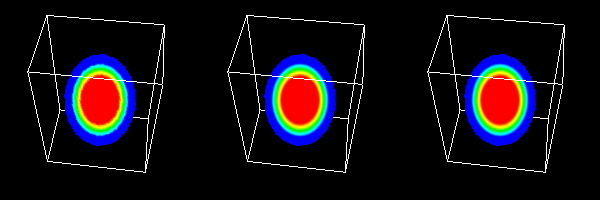

Here is the Python script that generated this plot:
#!/usr/bin/env python

# Demonstrate vtkCookieCutter with point and cell data processing by
# cutting a volume plane with a cylinder-derived trim loop, showing
# three renderers for cell data, mesh-edge interpolation, and loop-edge
# interpolation of point data.

# Factory overrides
import vtkmodules.vtkInteractionStyle  # noqa: F401
import vtkmodules.vtkRenderingFreeType  # noqa: F401
import vtkmodules.vtkRenderingOpenGL2  # noqa: F401

from vtkmodules.vtkCommonDataModel import vtkCylinder, vtkPlane
from vtkmodules.vtkFiltersCore import (
    vtkFlyingEdgesPlaneCutter,
    vtkPointDataToCellData,
    vtkPolyDataPlaneClipper,
)
from vtkmodules.vtkFiltersGeneral import vtkSampleImplicitFunctionFilter
from vtkmodules.vtkFiltersModeling import (
    vtkContourLoopExtraction,
    vtkCookieCutter,
    vtkOutlineFilter,
)
from vtkmodules.vtkFiltersSources import vtkCylinderSource
from vtkmodules.vtkImagingHybrid import vtkSampleFunction
from vtkmodules.vtkRenderingCore import (
    vtkActor,
    vtkPolyDataMapper,
    vtkRenderWindow,
    vtkRenderWindowInteractor,
    vtkRenderer,
)

# Control parameters
resolution = 101
cylinder_resolution = 20
coloring = 1
normal = [0.1, 1, 0.8]

# Sample a cylinder implicit function across a volume
cylinder = vtkCylinder()
cylinder.SetCenter(0.0, 0.0, 0.0)
cylinder.SetRadius(0.25)
cylinder.SetAxis(0, 1, 0)

sample = vtkSampleFunction()
sample.SetImplicitFunction(cylinder)
sample.SetModelBounds(-0.75, 0.75, -1, 1, -0.5, 0.5)
sample.SetSampleDimensions(resolution, resolution, resolution)
sample.ComputeNormalsOff()
sample.SetOutputScalarTypeToFloat()
sample.Update()

# Cut plane
plane = vtkPlane()
plane.SetOrigin(0, 0, 0)
plane.SetNormal(normal)

# Flying edges plane cutter
cut = vtkFlyingEdgesPlaneCutter()
cut.SetInputConnection(sample.GetOutputPort())
cut.SetPlane(plane)
cut.ComputeNormalsOff()
cut.Update()

# Create cell data from point data
point_to_cell = vtkPointDataToCellData()
point_to_cell.SetInputConnection(cut.GetOutputPort())
point_to_cell.PassPointDataOn()
point_to_cell.Update()

# Cylinder shell for trim loop
shell = vtkCylinderSource()
shell.SetCenter(0, 0, 0)
shell.SetResolution(cylinder_resolution)
shell.SetHeight(5)
shell.CappingOff()
shell.Update()

# Clip shell with the plane to get trim loop
clipped_shell = vtkPolyDataPlaneClipper()
clipped_shell.SetInputConnection(shell.GetOutputPort())
clipped_shell.SetPlane(plane)
clipped_shell.ClippingLoopsOn()
clipped_shell.CappingOff()
clipped_shell.Update()

# Sample implicit function on clipping loops
sample_implicit = vtkSampleImplicitFunctionFilter()
sample_implicit.SetInputConnection(clipped_shell.GetOutputPort(1))
sample_implicit.SetImplicitFunction(plane)
sample_implicit.ComputeGradientsOff()
sample_implicit.SetScalarArrayName("scalars")
sample_implicit.Update()

# Build loops from clipping output
build_loops = vtkContourLoopExtraction()
build_loops.SetInputConnection(sample_implicit.GetOutputPort(0))
build_loops.Update()

# Cookie cutter 0: cell data
cookie_0 = vtkCookieCutter()
cookie_0.SetInputConnection(point_to_cell.GetOutputPort())
cookie_0.SetLoopsConnection(build_loops.GetOutputPort())
cookie_0.PassCellDataOn()
cookie_0.PassPointDataOff()
cookie_0.Update()

cookie_0_mapper = vtkPolyDataMapper()
cookie_0_mapper.SetInputConnection(cookie_0.GetOutputPort())
cookie_0_mapper.SetScalarRange(0, 0.1)

cookie_0_actor = vtkActor()
cookie_0_actor.SetMapper(cookie_0_mapper)

# Cookie cutter 1: point data with mesh edge interpolation
cookie_1 = vtkCookieCutter()
cookie_1.SetInputConnection(point_to_cell.GetOutputPort())
cookie_1.SetLoopsConnection(build_loops.GetOutputPort())
cookie_1.PassCellDataOff()
cookie_1.PassPointDataOn()
cookie_1.SetPointInterpolationToMeshEdges()
cookie_1.Update()

cookie_1_mapper = vtkPolyDataMapper()
cookie_1_mapper.SetInputConnection(cookie_1.GetOutputPort())
cookie_1_mapper.SetScalarRange(0, 0.1)
cookie_1_mapper.SetScalarModeToUsePointFieldData()
cookie_1_mapper.SelectColorArray("scalars")

cookie_1_actor = vtkActor()
cookie_1_actor.SetMapper(cookie_1_mapper)

# Cookie cutter 2: point data with loop edge interpolation
cookie_2 = vtkCookieCutter()
cookie_2.SetInputConnection(point_to_cell.GetOutputPort())
cookie_2.SetLoopsConnection(build_loops.GetOutputPort())
cookie_2.PassCellDataOff()
cookie_2.PassPointDataOn()
cookie_2.SetPointInterpolationToLoopEdges()
cookie_2.Update()

cookie_2_mapper = vtkPolyDataMapper()
cookie_2_mapper.SetInputConnection(cookie_2.GetOutputPort())
cookie_2_mapper.SetScalarRange(0, 0.1)
cookie_2_mapper.SetScalarModeToUsePointFieldData()
cookie_2_mapper.SelectColorArray("scalars")

cookie_2_actor = vtkActor()
cookie_2_actor.SetMapper(cookie_2_mapper)

# Outline around volume
outline = vtkOutlineFilter()
outline.SetInputConnection(sample.GetOutputPort())

outline_mapper = vtkPolyDataMapper()
outline_mapper.SetInputConnection(outline.GetOutputPort())

outline_actor = vtkActor()
outline_actor.SetMapper(outline_mapper)

# Three renderers sharing a camera
renderer_0 = vtkRenderer()
renderer_0.GetActiveCamera().SetPosition(normal)
renderer_0.SetViewport(0, 0, 0.333, 1.0)

renderer_1 = vtkRenderer()
renderer_1.SetActiveCamera(renderer_0.GetActiveCamera())
renderer_1.SetViewport(0.333, 0, 0.667, 1.0)

renderer_2 = vtkRenderer()
renderer_2.SetActiveCamera(renderer_0.GetActiveCamera())
renderer_2.SetViewport(0.667, 0, 1.0, 1.0)

renderer_0.AddActor(outline_actor)
renderer_0.AddActor(cookie_0_actor)

renderer_1.AddActor(outline_actor)
renderer_1.AddActor(cookie_1_actor)

renderer_2.AddActor(outline_actor)
renderer_2.AddActor(cookie_2_actor)


# Window
render_window = vtkRenderWindow()
render_window.AddRenderer(renderer_0)
render_window.AddRenderer(renderer_1)
render_window.AddRenderer(renderer_2)
render_window.SetSize(600, 200)
render_window.SetWindowName("cookie cutter with data")

# Scene
renderer_0.ResetCamera()

# Interactor
interactor = vtkRenderWindowInteractor()
interactor.SetRenderWindow(render_window)

interactor.Initialize()
interactor.Start()
